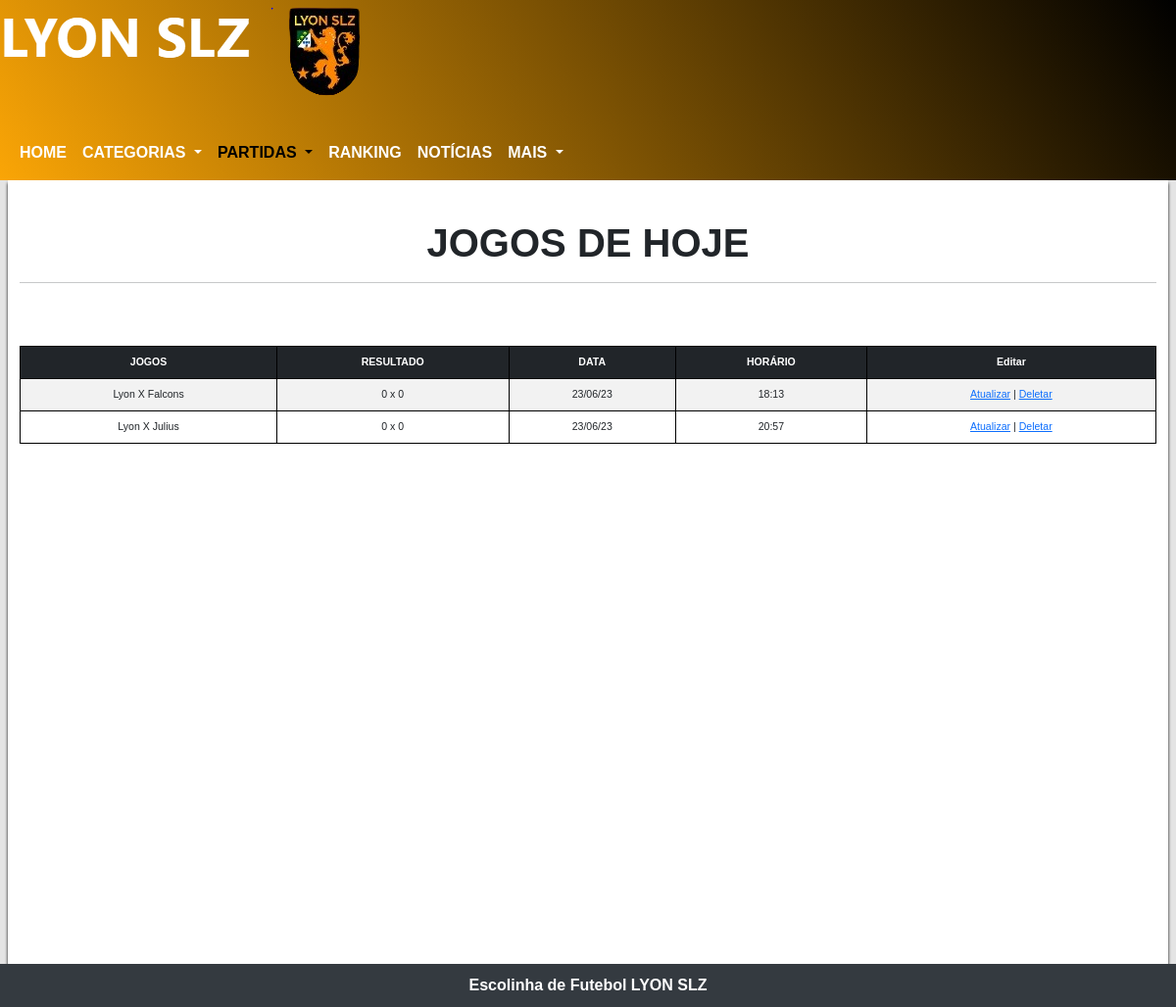
Before: /admin/jogoDeHojeAdmin.php with the older database file.
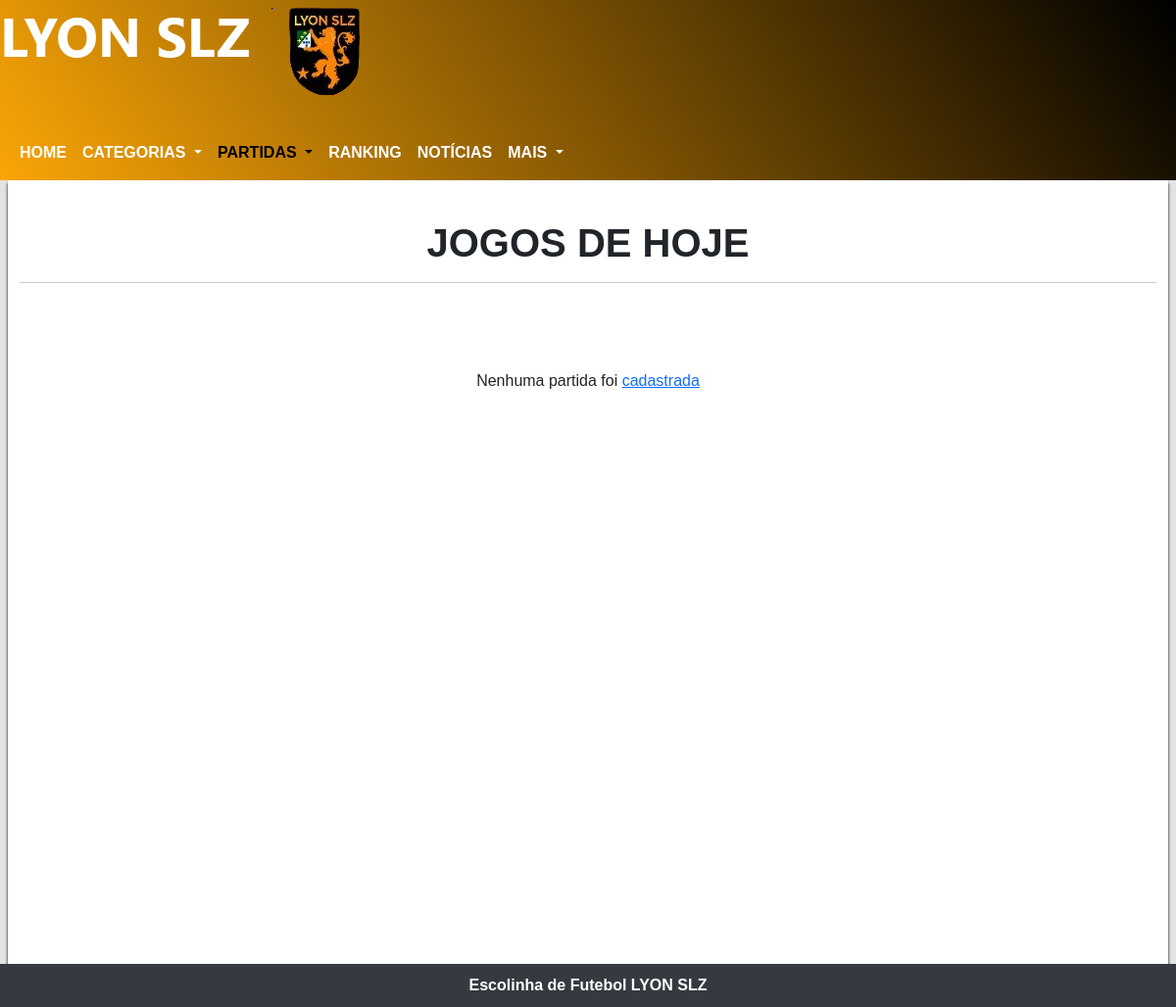
After: the same page with the newer database file.
### tables this page shows
CREATE TABLE `tblpartidass` (
  `id` int(11) UNSIGNED NOT NULL,
  `localidade` varchar(255) NOT NULL,
  `adversario` varchar(255) DEFAULT NULL,
  `id_campeonato` int(10) UNSIGNED NOT NULL,
  `data_partida` date NOT NULL,
  `link_fotos` varchar(255) NOT NULL,
  `horario` time(6) NOT NULL,
  `gols_lyon` int(11) NOT NULL,
  `gols_adv` int(11) NOT NULL
);

### admin/jogoDeHojeAdmin.php (the view, shortened to what this page needs)
<?php
include('../db/conexao.php');
$sql = $pdo->prepare("SELECT * FROM tblpartidass");
$sql->execute();
$dados = $sql->fetchAll();
?>
<!DOCTYPE html>
<html lang="pt-br">
<head>
    <link href="https://cdn.jsdelivr.net/npm/bootstrap@5.3.0/dist/css/bootstrap.min.css" rel="stylesheet">
    <link rel="stylesheet" href="../css/navHamburguer.css">
    <link rel="stylesheet" href="../css/layout.css">
    <link rel="stylesheet" href="lyon.jpg">
    <link rel="stylesheet" href="../css/timeANDescudo.css">
    <link rel="stylesheet" href="../css/update-delete.css">
</head>
<body>
    <div class="cabecalho">
        <picture>
            <source media="(max-width: 261px)" srcset='../img/imgLogo/lyonSlzEscudo5.png' loading="lazy">
            <source media="(max-width: 269px)" srcset='../img/imgLogo/lyonSlzEscudo4.png' loading="lazy">
            <source media="(max-width: 311px)" srcset='../img/imgLogo/lyonSlzEscudo3.png' loading="lazy">
            <source media="(max-width: 375px)" srcset='../img/imgLogo/lyonSlzEscudo2.png' loading="lazy">
            <img src="../img/imgLogo/lyonSlzEscudo.png" alt="Escudo do time LYYON SLZ" loading="lazy">
        </picture>
        <nav class="navbar navbar-expand-lg mt-4">
            <div class="container-fluid">
                <div class="collapse navbar-collapse" id="navbarNavDropdown">
                    <ul class="navbar-nav">
                        <li class="nav-item">
                            <a class="nav-link" aria-current="page" href="homeAdmin.php">HOME</a>
                        </li>
                        <li class="nav-item dropdown">
                            <a class="nav-link dropdown-toggle" href="#" role="button" data-bs-toggle="dropdown" aria-expanded="false">
                                CATEGORIAS
                            </a>
                        </li>
                        <li class="nav-item dropdown">
                            <a class="nav-link dropdown-toggle active" href="#" role="button" data-bs-toggle="dropdown" aria-expanded="false">
                                PARTIDAS
                            </a>
                        </li>
                        <li class="nav-item">
                            <a class="nav-link" aria-current="page" href="rankingAdmin.php">RANKING</a>
                        </li>
                        <li class="nav-item">
                            <a class="nav-link" href="noticiaisAdmin.php">NOTÍCIAS</a>
                        </li>
                        <li class="nav-item dropdown">
                            <a class="nav-link dropdown-toggle" href="#" role="button" data-bs-toggle="dropdown" aria-expanded="false">
                                MAIS
                            </a>
                        </li>
                    </ul>
                </div>
            </div>
        </nav>
    </div>
    <main>
        <div class="container-fluid">
            <h1 id="calendarioDeJogos">JOGOS DE HOJE</h1>
            <hr>
            <br><br>
            <?php
            $data_Atual = date("Y-m-d");
            if (count($dados) > 0) {
                echo "<div class='table table-responsive table-striped'>";
                echo "<table class='table table-striped'>
                  <thead class=table-dark>
                  <tr>
              <th>JOGOS</th>
              <th>RESULTADO</th>
              <th>DATA</th>
              <th>HORÁRIO</th>
              <th>Editar</th>
                  </tr>
                  </thead>";
                foreach ($dados as $chaves => $valor) {
                    $dataJogo = $valor['data_partida'];
                    if (strtotime($dataJogo) == strtotime($data_Atual)) {
                        echo "<tr>
                  <td>" . "Lyon X " . $valor['adversario'] . "</td>
                  <td>" . $valor['gols_lyon'] . " x " . $valor['gols_adv'] . "</td>
                  <td>" . date("d/m/y", strtotime($valor['data_partida'])) . "</td>
                  <td>" . date("H:i", strtotime($valor['horario'])) . "</td>
                  <td><a href='#' class='btn-atualizar'
                  data-id='" . $valor['id'] . "'
                  data-gols_lyon='" . $valor['gols_lyon'] . "'
                  data-gols_adv='" . $valor['gols_adv'] . "'>Atualizar</a> | <a href='#' class='btn-deletar'
                  data-id='" . $valor['id'] . "'
                  data-localidade='" . $valor['localidade'] . "'
                  data-timeb='" . $valor['adversario'] . "'
                  data-data_partida='" . $valor['data_partida'] . "'>Deletar</a></td>
            </tr>";
                    }
                }
                echo "</table>";
                echo "</div>";
            } else {
                echo "<p class='mt-4' style='text-align:center'>Nenhuma partida foi <a href='cadastroDePartidas.php'>cadastrada</a></p>";
            }
            ?>
        </div>
    </main>
    <footer>
        <p class="mb-0">Escolinha de Futebol LYON SLZ</p>
    </footer>
</body>
</html>

Changed rows visible on the page:
removed tblpartidass: adversario "Falcons", gols_lyon "0", gols_adv "0", data_partida "23/06/23", horario "18:13"
removed tblpartidass: adversario "Julius", gols_lyon "0", gols_adv "0", data_partida "23/06/23", horario "20:57"
Other visible differences:
text no longer shown: "JOGOS RESULTADO DATA HORÁRIO Editar"
text now shown: "Nenhuma partida foi cadastrada"
